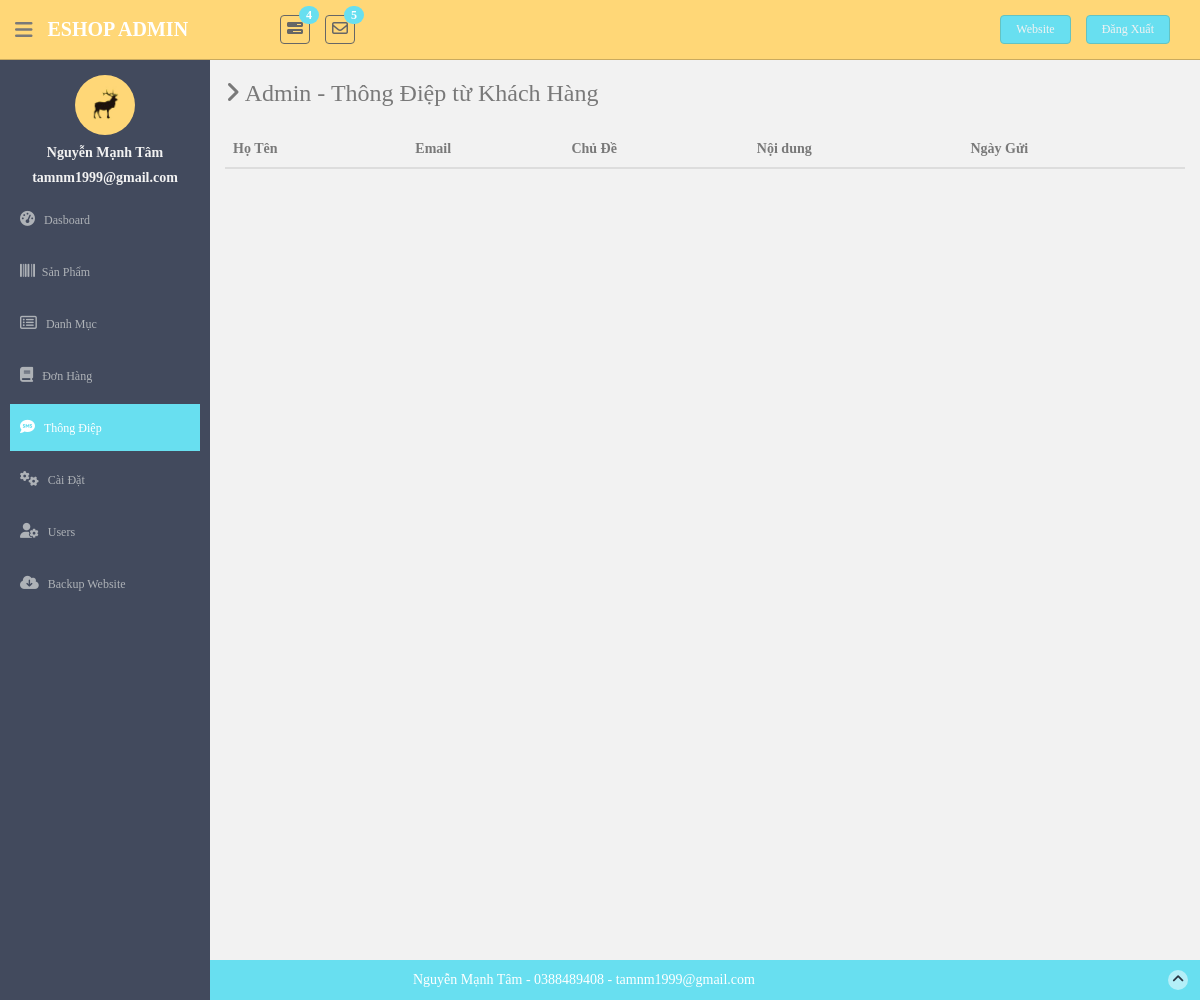
/public/admin/messages (signed in), run on an earlier commit of the app's database.
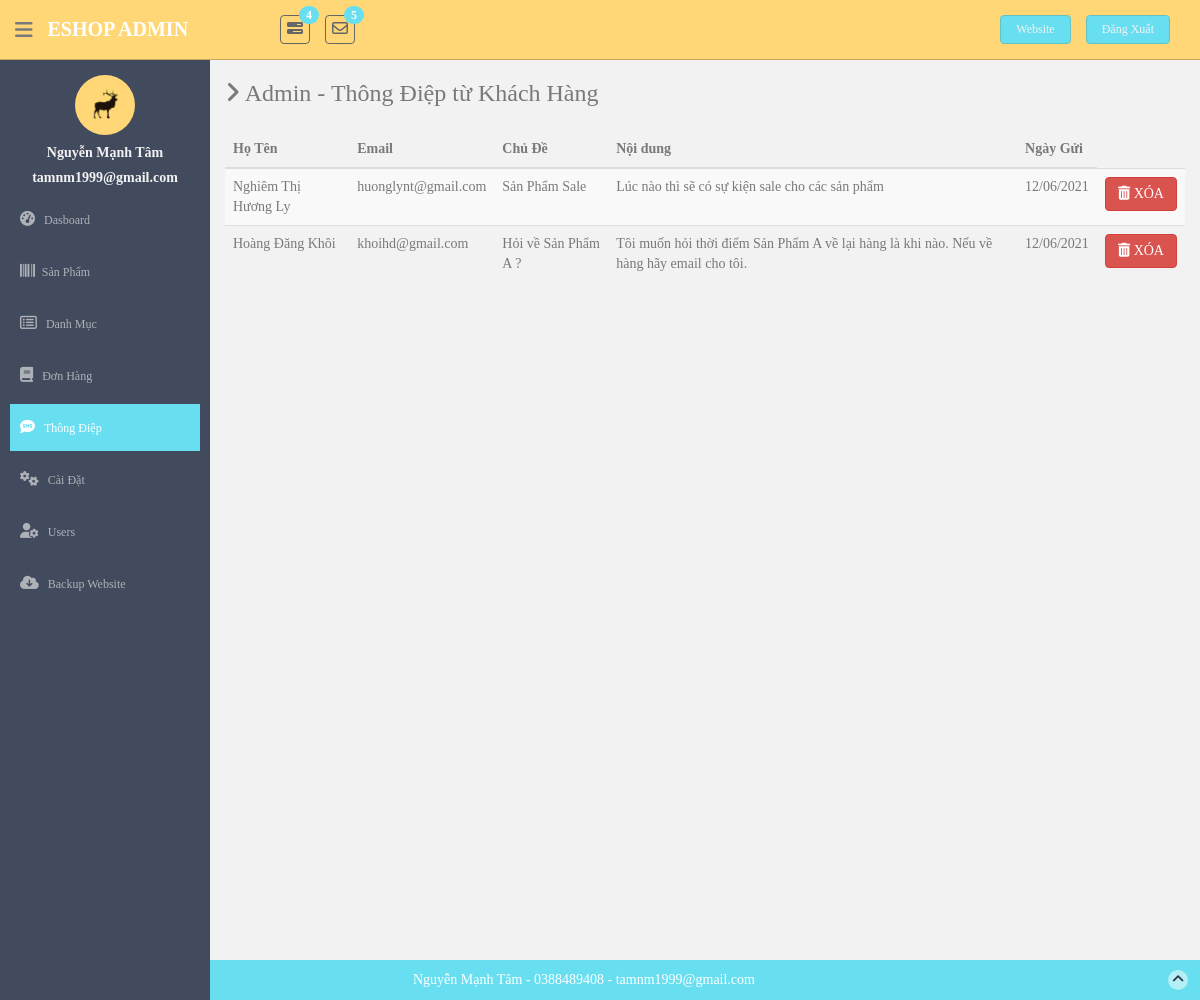
And on a later commit of the database.
### tables this page shows
CREATE TABLE `tbl_message` (
  `id` int(11) NOT NULL,
  `client_name` varchar(100) NOT NULL,
  `email` varchar(100) NOT NULL,
  `subject` varchar(100) NOT NULL,
  `message` varchar(100) NOT NULL,
  `date` datetime NOT NULL
);

### app/controllers/admin.php (called while the page is built, shortened)
<?php
class Admin extends Controller
{
    public function messages(){
        $User = $this->load_model('User');
        $Message = $this->load_model('Message');
        $user_data = $User->check_login(true, ["Admin"]);
        if (is_object($user_data)) {
            $data['user_data'] = $user_data;
        }
        $mode = "read";
        $messages = $Message->get_all();
        $data['mode'] = $mode;
        $data['messages'] = $messages;
        $data['current_page'] = "messages";
        $data['page_title'] = "Admin - Thông Điệp từ Khách Hàng";
        $this->view("admin/messages", $data);
    }
}

### app/core/app.php (called while the page is built, shortened)
<?php
class App
{
    protected $method = "index";
    private function parseURL()
    {
        $url = isset($_GET['url']) ? $_GET['url'] : "home";
        return explode("/", filter_var(trim($url, "/"), FILTER_SANITIZE_URL));
    }
    public function  __construct()
    {
        $url = $this->parseURL();
        $url[0] = str_replace("-", "_", $url[0]);
        if (file_exists("../app/controllers/" . strtolower($url[0]) . ".php")) {
            unset($url[0]);
        }
        $this->controller = new $this->controller;
        if (isset($url[1])) {
            $url[1] = strtolower($url[1]);
            if (method_exists($this->controller, $url[1])) {
                $this->method = $url[1];
                unset($url[1]);
            }
        }
        $this->params = (count($url) > 0) ? $url : ["home"];
        call_user_func_array([$this->controller, $this->method], $this->params);
    }
}

### public/index.php (called while the page is built, shortened)
<?php
$app = new App();
?>

### app/core/database.php (called while the page is built, shortened)
<?php
class Database
{
    public static $conn;
    public function __construct()
    {
        try {
            $string = DB_TYPE . ":host=" . DB_HOST . ";dbname=" . DB_NAME;
            self::$conn = new PDO($string, DB_USER, DB_PASSWORD);
        } catch (PDOException $e) {
            die($e->getMessage());
        }
    }
    public static function newInstance()
    {
        return $instance = new self();
    }
   public function read_db($query, $data = array())
   {
       $statement = self::$conn->prepare($query);
       $result = $statement->execute($data);
       if ($result) {
           $data = $statement->fetchAll(PDO::FETCH_OBJ);
           if (is_array($data) && count($data) > 0) {
               return $data;
           }
       }
       return false;
   }
}

### app/models/message.class.php (called while the page is built, shortened)
<?php
class Message
{
    public function get_all(){
        $DB = Database::newInstance();
        return $DB->read_db("SELECT * FROM tbl_message ORDER BY id DESC");
    }
}

### app/views/eshop/admin/messages.php (the view, shortened to what this page needs)
<table class="table table-striped table-advance table-hover">
    <?php if ($mode == "read"): ?>
        <thead>
        <tr>
            <th>Họ Tên</th>
            <th>Email</th>
            <th>Chủ Đề</th>
            <th>Nội dung</th>
            <th>Ngày Gửi</th>
        </tr>
        </thead>
        <tbody>
        <?php if (isset($messages) && is_array($messages)): ?>
            <?php foreach ($messages as $row): ?>
                <tr style="position: relative; cursor: pointer;">
                    <td> <?= $row->client_name ?> </td>
                    <td><?= $row->email ?></td>
                    <td><?= $row->subject ?></td>
                    <td><?= $row->message ?></td>
                    <td> <?= date("d/m/Y", strtotime($row->date)) ?></td>
                    <td><a href="<?= ROOT ?>admin/messages?delete=<?= $row->id ?>">
                            <button class="btn btn-danger"><i class="fas fa-trash-alt"></i> XÓA</button>
                        </a></td>
                </tr>
            <?php endforeach; ?>
        <?php endif; ?>
        </tbody>
    <?php endif; ?>
</table>

What changed in the data, as far as the page shows it:
added tbl_message: client_name "Nghiêm Thị Hương Ly", email "huonglynt@gmail.com", subject "Sản Phẩm Sale", message "Lúc nào thì sẽ có sự kiện sale cho các sản phẩm", date "12/06/2021"
added tbl_message: client_name "Hoàng Đăng Khôi", email "khoihd@gmail.com", subject "Hỏi về Sản Phẩm A ?", message "Tôi muốn hỏi thời điểm Sản Phẩm A về lại hàng là khi nào. Nếu về hàng hãy email cho tôi.", date "12/06/2021"
